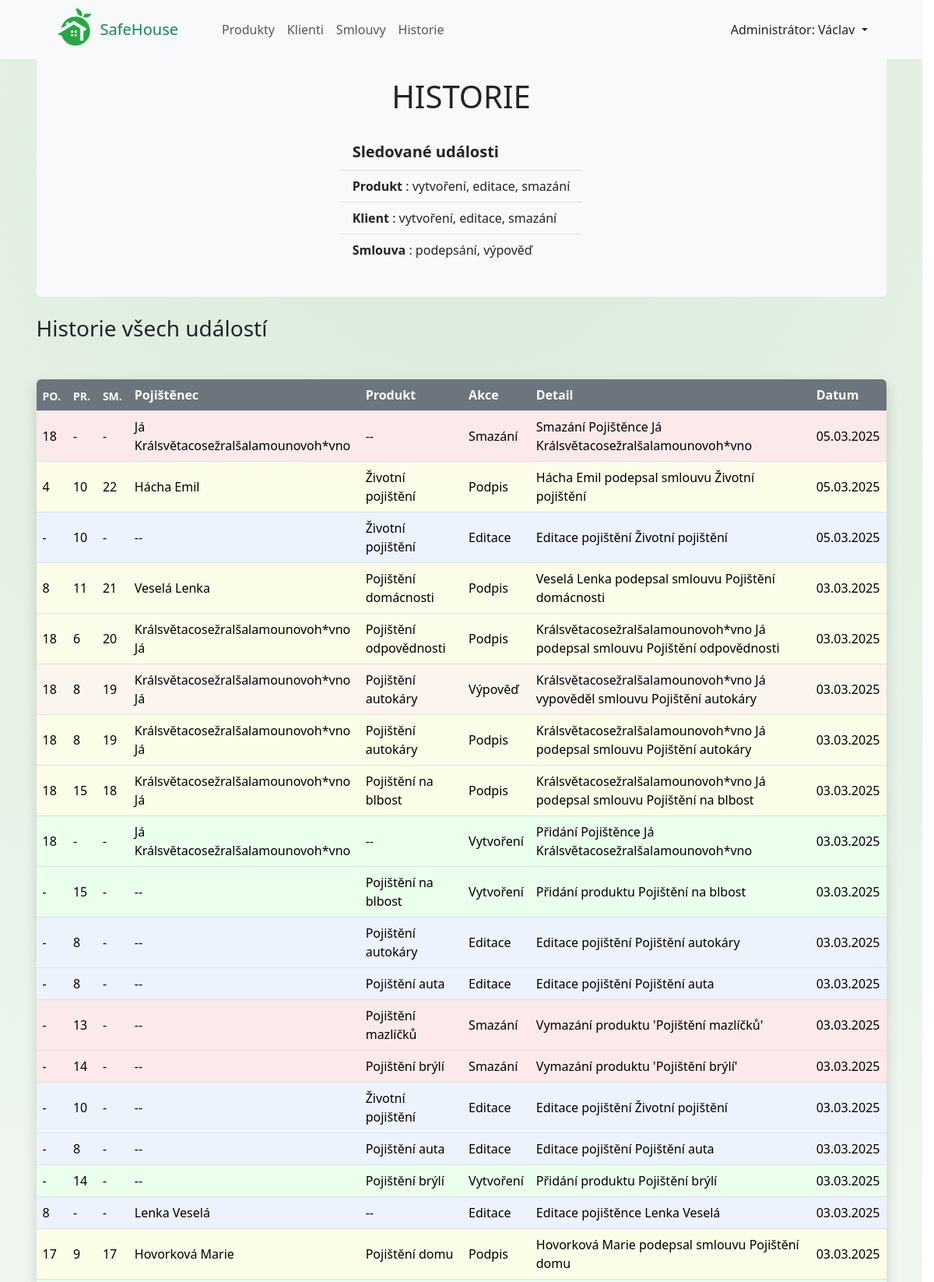
The page /historie (upper part) on the database its author committed.
### pojistenci_app/models.py (models this page shows, shortened)
class Historie(models.Model):
    pojistenec_id = models.IntegerField(null=True)
    produkt_id = models.IntegerField(null=True)
    smlouva_id = models.IntegerField(null=True)
    pojistenec = models.CharField(max_length=40, null=True)
    produkt = models.CharField(max_length=40, null=True)
    akce = models.CharField(max_length=10, null=True)
    detail_akce = models.CharField(max_length=200, null=True)
    datum_cas = models.DateTimeField(auto_now=True)
    class Meta:
        verbose_name_plural = "Historie událostí"

### pojistenci_app/views.py (the view)
# urls.py: path('historie',
def historie(request):
    historie = Historie.objects.all().order_by('-datum_cas')
    return render(request, 'pojistenci_app/historie.html', {'historie': historie})

### pojistenci_app/templates/pojistenci_app/historie.html (shortened to what this page needs)
{% extends "base.html" %}
{% load static %}
{% block styles %}
    <link rel="stylesheet" href={% static "pojistenci_app/historie.css" %}>
{% endblock styles %}
{% block content %}
<div class="container-md">
    <h1 class="text-center pt-4 bg-light mb-0">HISTORIE</h1>
    <div class="bg-light p-3 mb-4 d-flex flex-column justify-content-center align-items-center rounded-bottom">
        <div>
            <ul class="list-group list-group-flush mt-2 mb-4">
                <li class="list-group-item lead bg-light fw-bold">Sledované události</li>
                <li class="list-group-item  bg-light"><b>Produkt</b> : vytvoření, editace, smazání</li>
                <li class="list-group-item  bg-light"><b>Klient</b> : vytvoření, editace, smazání</li>
                <li class="list-group-item  bg-light"><b>Smlouva</b> : podepsání, výpověď</li>
            </ul>
        </div>
    </div>
    <h3 class="mb-5">Historie všech událostí</h3>
    <table class="table table-hover shadow" id="vsechny_smlouvy">
        <thead>
        <tr>
            <th scope="col" class="small text-bg-secondary">PO.</th>
            <th scope="col" class="small text-bg-secondary">PR.</th>
            <th scope="col" class="small text-bg-secondary">SM.</th>
            <th scope="col" class=" text-bg-secondary">Pojištěnec</th>
            <th scope="col" class=" text-bg-secondary">Produkt</th>
            <th scope="col" class=" text-bg-secondary">Akce</th>
            <th scope="col" class=" text-bg-secondary">Detail</th>
            <th scope="col" class=" text-bg-secondary">Datum</th>
        </tr>
        </thead>
        <tbody>
        {% for zaznam in historie %}
            <tr
            {% if zaznam.akce == "Vytvoření" %} class="vytvoreni"
            {% elif zaznam.akce == "Editace" %} class="editace"
            {% elif zaznam.akce == "Smazání" %} class="smazani"
            {% elif zaznam.akce == "Podpis" %} class="podpis"
            {% elif zaznam.akce == "Výpověď" %} class="vypoved"
            {% endif %}
                style="vertical-align: middle;">
                    <td scope="row">{{ zaznam.pojistenec_id|default:"-" }}</td>
                    <td>{{ zaznam.produkt_id|default:"-" }}</td>
                    <td>{{ zaznam.smlouva_id|default:"-" }}</td>
                    <td>{{ zaznam.pojistenec|default:"--" }}</td>
                    <td>{{ zaznam.produkt|default:"--" }}</td>
                    <td>{{ zaznam.akce|default:"--" }}</td>
                    <td>{{ zaznam.detail_akce|default:"--" }}</td>
                    <td>{{ zaznam.datum_cas|date:"d.m.Y" }}</td>
                </tr>
        {% endfor %}
        </tbody>
    </table>
</div>
{% endblock content %}

### pojistenci_app/static/pojistenci_app/historie.css (style rules this page uses)
.vytvoreni td { background-color: #ebffed; }
.editace td { background-color: #edf3fd; }
.smazani td { background-color: #fce9e9; }
.podpis td { background-color: #fcfde8; }
.vypoved td { background-color: #fcf5ed; }
#vsechny_smlouvy th:first-child { border-top-left-radius: 6px; }
#vsechny_smlouvy th:last-child { border-top-right-radius: 6px; }

### static/base.css (style rules this page uses)
html { scrollbar-gutter: stable; }
body { background: radial-gradient(circle at center 200px, #daebda, #ffffff 90%); position: relative; background-repeat: no-repeat; min-height: 100vh; height: 100%; }

### rows shown on the page
Historie: pojistenec_id "18", produkt_id "-", smlouva_id "-", pojistenec "Já Králsvětacosežralšalamounovoh*vno", produkt "--", akce "Smazání", detail_akce "Smazání Pojištěnce Já Králsvětacosežralšalamounovoh*vno", datum_cas "05.03.2025"
Historie: pojistenec_id "4", produkt_id "10", smlouva_id "22", pojistenec "Hácha Emil", produkt "Životní pojištění", akce "Podpis", detail_akce "Hácha Emil podepsal smlouvu Životní pojištění", datum_cas "05.03.2025"
Historie: pojistenec_id "-", produkt_id "10", smlouva_id "-", pojistenec "--", produkt "Životní pojištění", akce "Editace", detail_akce "Editace pojištění Životní pojištění", datum_cas "05.03.2025"
Historie: pojistenec_id "8", produkt_id "11", smlouva_id "21", pojistenec "Veselá Lenka", produkt "Pojištění domácnosti", akce "Podpis", detail_akce "Veselá Lenka podepsal smlouvu Pojištění domácnosti", datum_cas "03.03.2025"
Historie: pojistenec_id "18", produkt_id "6", smlouva_id "20", pojistenec "Králsvětacosežralšalamounovoh*vno Já", produkt "Pojištění odpovědnosti", akce "Podpis", detail_akce "Králsvětacosežralšalamounovoh*vno Já podepsal smlouvu Pojištění odpovědnosti", datum_cas "03.03.2025"
Historie: pojistenec_id "18", produkt_id "8", smlouva_id "19", pojistenec "Králsvětacosežralšalamounovoh*vno Já", produkt "Pojištění autokáry", akce "Výpověď", detail_akce "Králsvětacosežralšalamounovoh*vno Já vypověděl smlouvu Pojištění autokáry", datum_cas "03.03.2025"
Historie: pojistenec_id "18", produkt_id "8", smlouva_id "19", pojistenec "Králsvětacosežralšalamounovoh*vno Já", produkt "Pojištění autokáry", akce "Podpis", detail_akce "Králsvětacosežralšalamounovoh*vno Já podepsal smlouvu Pojištění autokáry", datum_cas "03.03.2025"
Historie: pojistenec_id "18", produkt_id "15", smlouva_id "18", pojistenec "Králsvětacosežralšalamounovoh*vno Já", produkt "Pojištění na blbost", akce "Podpis", detail_akce "Králsvětacosežralšalamounovoh*vno Já podepsal smlouvu Pojištění na blbost", datum_cas "03.03.2025"
Historie: pojistenec_id "18", produkt_id "-", smlouva_id "-", pojistenec "Já Králsvětacosežralšalamounovoh*vno", produkt "--", akce "Vytvoření", detail_akce "Přidání Pojištěnce Já Králsvětacosežralšalamounovoh*vno", datum_cas "03.03.2025"
Historie: pojistenec_id "-", produkt_id "15", smlouva_id "-", pojistenec "--", produkt "Pojištění na blbost", akce "Vytvoření", detail_akce "Přidání produktu Pojištění na blbost", datum_cas "03.03.2025"
Historie: pojistenec_id "-", produkt_id "8", smlouva_id "-", pojistenec "--", produkt "Pojištění autokáry", akce "Editace", detail_akce "Editace pojištění Pojištění autokáry", datum_cas "03.03.2025"
Historie: pojistenec_id "-", produkt_id "8", smlouva_id "-", pojistenec "--", produkt "Pojištění auta", akce "Editace", detail_akce "Editace pojištění Pojištění auta", datum_cas "03.03.2025"
Historie: pojistenec_id "-", produkt_id "13", smlouva_id "-", pojistenec "--", produkt "Pojištění mazlíčků", akce "Smazání", detail_akce "Vymazání produktu 'Pojištění mazlíčků'", datum_cas "03.03.2025"
Historie: pojistenec_id "-", produkt_id "14", smlouva_id "-", pojistenec "--", produkt "Pojištění brýlí", akce "Smazání", detail_akce "Vymazání produktu 'Pojištění brýlí'", datum_cas "03.03.2025"
Historie: pojistenec_id "-", produkt_id "10", smlouva_id "-", pojistenec "--", produkt "Životní pojištění", akce "Editace", detail_akce "Editace pojištění Životní pojištění", datum_cas "03.03.2025"
Historie: pojistenec_id "-", produkt_id "8", smlouva_id "-", pojistenec "--", produkt "Pojištění auta", akce "Editace", detail_akce "Editace pojištění Pojištění auta", datum_cas "03.03.2025"
Historie: pojistenec_id "-", produkt_id "14", smlouva_id "-", pojistenec "--", produkt "Pojištění brýlí", akce "Vytvoření", detail_akce "Přidání produktu Pojištění brýlí", datum_cas "03.03.2025"
Historie: pojistenec_id "8", produkt_id "-", smlouva_id "-", pojistenec "Lenka Veselá", produkt "--", akce "Editace", detail_akce "Editace pojištěnce Lenka Veselá", datum_cas "03.03.2025"
Historie: pojistenec_id "17", produkt_id "9", smlouva_id "17", pojistenec "Hovorková Marie", produkt "Pojištění domu", akce "Podpis", detail_akce "Hovorková Marie podepsal smlouvu Pojištění domu", datum_cas "03.03.2025"
